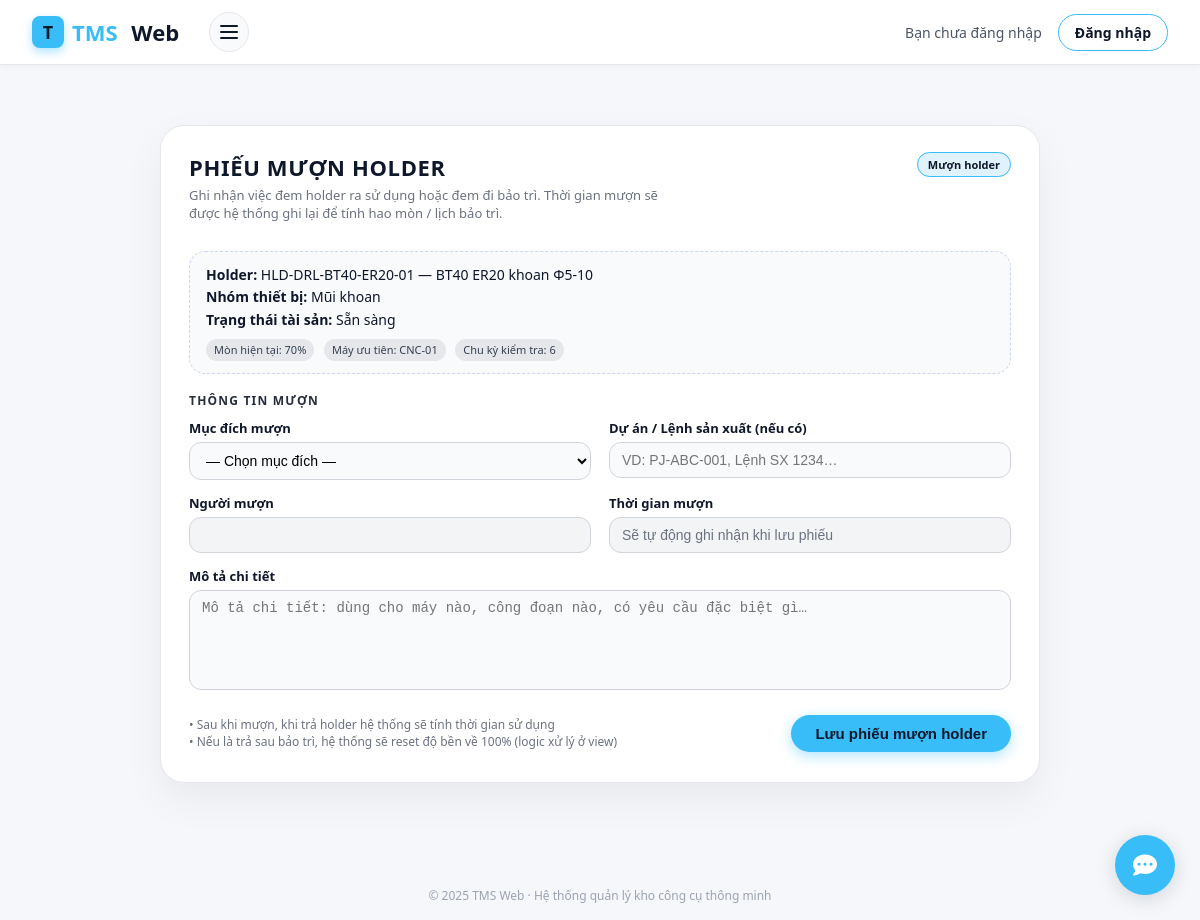
Screenshot of /holder-muontra/borrow/3/ with the database file from the repository.
### holder/models.py (models this page shows, shortened)
class Holder(models.Model):
    ten_thiet_bi = models.CharField(max_length=200)
    nhom_thiet_bi = models.CharField(max_length=100)
    ma_noi_bo = models.CharField(max_length=50, unique=True)
    ma_nha_sx = models.CharField(max_length=100)
    loai_holder = models.CharField(max_length=100, blank=True, null=True)
    so_serial = models.CharField(max_length=100, blank=True, null=True)
    rfid = models.CharField(
    max_length=32,
    unique=True,
    blank=True,
    null=True,
    db_index=True,
    validators=[
        RegexValidator(
            regex=r"^[0-9A-Fa-f]+$",
            message="RFID chỉ gồm ký tự HEX (0-9, A-F).",
        )
    ],
    help_text="Mã RFID của holder (UID tag), ví dụ: A1B2C3D4",
)
    nha_san_xuat = models.CharField(max_length=100, blank=True, null=True)
    nha_cung_cap = models.CharField(max_length=150, blank=True, null=True)
    nguoi_quan_ly = models.CharField(max_length=100, blank=True, null=True)
    TRANG_THAI_CHOICES = [
        ("san_sang", "Sẵn sàng"),
        ("dang_duoc_muon", "Đang được mượn"),
        ("dang_bao_tri", "Đang bảo trì"),
        ("ngung_su_dung", "Ngừng sử dụng"),
    ]
    trang_thai_tai_san = models.CharField(
        max_length=20,
        choices=TRANG_THAI_CHOICES,
        default="san_sang",
    )
    chuan_ga = models.CharField(max_length=50, blank=True, null=True)
    loai_kep = models.CharField(max_length=50, blank=True, null=True)
    chieu_dai_lam_viec = models.DecimalField(
        max_digits=6, decimal_places=2, blank=True, null=True
    )
    duong_kinh_kep_max = models.DecimalField(
        max_digits=6, decimal_places=2, blank=True, null=True
    )
    tu = models.CharField(max_length=50, blank=True, null=True)
    ngan = models.CharField(max_length=50, blank=True, null=True)
    may_uu_tien = models.CharField(max_length=200, blank=True, null=True)
    ngay_nhap_kho = models.DateField(blank=True, null=True)
    gia_tri_mua = models.BigIntegerField(blank=True, null=True)
    chu_ky_kiem_tra = models.CharField(max_length=100, blank=True, null=True)
    lan_kiem_tra_gan_nhat = models.DateField(blank=True, null=True)
    so_lan_ga_thao = models.IntegerField(blank=True, null=True)
    danh_gia_gan_nhat = models.TextField(blank=True, null=True)
    cv = models.DecimalField(  # Độ cứng vững
        max_digits=4, decimal_places=1, blank=True, null=True
    )
    dx = models.DecimalField(  # Độ chính xác gá kẹp
        max_digits=4, decimal_places=1, blank=True, null=True
    )
    mon = models.IntegerField(blank=True, null=True)  # % mòn
    tan_suat = models.IntegerField(blank=True, null=True)  # lần/tháng
    ld = models.DecimalField(  # chiều dài nhô dao
        max_digits=6, decimal_places=2, blank=True, null=True
    )
    ket_luan_fuzzy = models.TextField(blank=True, null=True)
    tool_khuyen_dung = models.ManyToManyField(
        'tool.tool',          # hoặc 'Tool' nếu cùng app
        blank=True,
        related_name='holders_khuyen_dung',
        help_text="Các tool tương thích & khuyên dùng với holder này"
    )
    ma_nhom_tuong_thich = models.CharField(
        max_length=50,
        blank=True,
        null=True,
        help_text="Nếu 2 holder có cùng mã này thì coi như tương thích / thay thế cho nhau"
    )
    created_at = models.DateTimeField(auto_now_add=True)

### holder_muontra/views.py (the view, shortened to what this page needs)
# urls.py: path("borrow/<int:holder_id>/", views.borrow_for_holder, name="borrow_for_holder"),
def borrow_for_holder(request, holder_id):
    holder = get_object_or_404(Holder, pk=holder_id)
    if holder.trang_thai_tai_san != HOLDER_FREE:
        messages.error(
            request,
            f"Holder hiện đang ở trạng thái: {holder.get_trang_thai_tai_san_display()}, không thể mượn."
        )
        return redirect("holder_muontra:history_holder")
    if HolderHistory.objects.filter(holder=holder, trang_thai="DANG_MUON").exists():
        messages.error(request, "Holder này đã có phiếu mượn đang mở.")
        return redirect("holder_muontra:history_holder")
    return render(request, "holder_borrow.html", {
        "holder": holder,
        "MUC_DICH_CHOICES": HolderHistory.MUC_DICH_CHOICES,
    })

### templates/holder_borrow.html (shortened to what this page needs)
{% extends "base.html" %}
{% block content %}
<div class="holder-borrow-page">
  <div class="hb-card">
    <div class="hb-header">
      <div>
        <div class="hb-title">Phiếu mượn holder</div>
        <p class="hb-sub">
          Ghi nhận việc đem holder ra sử dụng hoặc đem đi bảo trì.
          Thời gian mượn sẽ được hệ thống ghi lại để tính hao mòn / lịch bảo trì.
        </p>
      </div>
      <div>
        <span class="hb-badge">Mượn holder</span>
      </div>
    </div>
    <div class="hb-info-box">
      <div class="hb-info-line">
        <strong>Holder:</strong>
        {{ holder.ma_noi_bo }} — {{ holder.ten_thiet_bi }}
      </div>
      <div class="hb-info-line">
        <strong>Nhóm thiết bị:</strong>
        {{ holder.nhom_thiet_bi|default:"(chưa khai báo)" }}
      </div>
      <div class="hb-info-line">
        <strong>Trạng thái tài sản:</strong>
        {{ holder.get_trang_thai_tai_san_display|default:"(chưa thiết lập)" }}
      </div>
      <div class="hb-info-line" style="margin-top:4px;">
        {% if holder.mon is not None %}
          <span class="hb-info-tag">Mòn hiện tại: {{ holder.mon }}%</span>
        {% endif %}
        {% if holder.may_uu_tien %}
          <span class="hb-info-tag">Máy ưu tiên: {{ holder.may_uu_tien }}</span>
        {% endif %}
        {% if holder.chu_ky_kiem_tra %}
          <span class="hb-info-tag">Chu kỳ kiểm tra: {{ holder.chu_ky_kiem_tra }}</span>
        {% endif %}
      </div>
    </div>
    <form method="post">
      <div class="hb-section-title">Thông tin mượn</div>
      <div class="hb-grid">
        <div class="hb-row">
          <label class="hb-label">Mục đích mượn</label>
          <select name="muc_dich" class="hb-select" required>
            <option value="">— Chọn mục đích —</option>
          </select>
        </div>
        <div class="hb-row">
          <label class="hb-label">Dự án / Lệnh sản xuất (nếu có)</label>
          <input
            type="text"
            name="du_an"
            class="hb-input"
            placeholder="VD: PJ-ABC-001, Lệnh SX 1234…"
          >
        </div>
        <div class="hb-row">
          <label class="hb-label">Người mượn</label>
          <input
            type="text"
            class="hb-input"
            value="{{ request.user.get_full_name|default:request.user.username }}"
            readonly
          >
        </div>
        <div class="hb-row">
          <label class="hb-label">Thời gian mượn</label>
          <input
            type="text"
            class="hb-input"
            value="Sẽ tự động ghi nhận khi lưu phiếu"
            readonly
          >
        </div>
        <div class="hb-row hb-row-full">
          <label class="hb-label">Mô tả chi tiết</label>
          <textarea
            name="mo_ta"
            class="hb-textarea"
            placeholder="Mô tả chi tiết: dùng cho máy nào, công đoạn nào, có yêu cầu đặc biệt gì…"
          ></textarea>
        </div>
      </div>
      <div class="hb-footer">
        <div class="hb-note">
          • Sau khi mượn, khi trả holder hệ thống sẽ tính thời gian sử dụng<br>
          • Nếu là trả sau bảo trì, hệ thống sẽ reset độ bền về 100% (logic xử lý ở view)
        </div>
        <button type="submit" class="hb-submit">
          Lưu phiếu mượn holder
        </button>
      </div>
    </form>
  </div>
</div>
{% endblock %}

### templates/base.html (style rules this page uses)
:root { --blue-tech: #38bdf8; --blue-strong: #0f172a; --blue-soft: #e0f2fe; }
* { box-sizing: border-box; }
body { margin: 0; font-family: "Segoe UI", sans-serif; background: #ffffff; color: #0f172a; }

### templates/holder_borrow.html (style rules this page uses)
.holder-borrow-page { max-width: 880px; margin: 0 auto; padding: 20px 0 40px; }
.hb-card { background: #ffffff; border-radius: 24px; padding: 26px 28px 30px; border: 1px solid #e5e7eb; box-shadow: 0 16px 40px rgba(15, 23, 42, 0.06); }
.hb-header { display: flex; justify-content: space-between; align-items: flex-start; gap: 12px; margin-bottom: 16px; }
.hb-title { font-size: 22px; font-weight: 700; color: var(--blue-strong); text-transform: uppercase; letter-spacing: 0.03em; }
.hb-sub { font-size: 13px; color: #6b7280; margin-top: 4px; max-width: 500px; }
.hb-badge { font-size: 11px; padding: 4px 10px; border-radius: 999px; background: var(--blue-soft); color: var(--blue-strong); font-weight: 600; white-space: nowrap; border: 1px solid var(--blue-tech); }
.hb-info-box { background: #f9fafb; border-radius: 16px; padding: 12px 16px; margin-bottom: 18px; font-size: 14px; line-height: 1.6; border: 1px dashed #cbd5f5; }
.hb-info-line strong { color: var(--blue-strong); }
.hb-info-tag { display: inline-block; font-size: 11px; padding: 2px 8px; border-radius: 999px; background: #e5e7eb; color: #374151; margin-right: 6px; margin-top: 4px; }
.hb-section-title { font-size: 12px; font-weight: 700; color: var(--blue-strong); text-transform: uppercase; letter-spacing: 0.10em; margin: 18px 0 10px; opacity: 0.9; }
.hb-grid { display: grid; grid-template-columns: repeat(2, minmax(0, 1fr)); gap: 14px 18px; }
.hb-row { margin-bottom: 0; }
.hb-row-full { grid-column: 1 / -1; }
.hb-label { display: block; font-size: 13px; margin-bottom: 5px; font-weight: 600; color: var(--blue-strong); }
.hb-input, .hb-select, .hb-textarea { width: 100%; padding: 9px 12px; font-size: 14px; border-radius: 12px; border: 1px solid #d1d5db; background: #f9fafb; outline: none; transition: border-color 0.15s, background 0.15s, box-shadow 0.15s; }
.hb-input[readonly] { background: #f3f4f6; color: #6b7280; cursor: not-allowed; }
.hb-textarea { height: 100px; resize: none; }
.hb-footer { margin-top: 20px; display: flex; justify-content: space-between; align-items: center; gap: 12px; flex-wrap: wrap; }
.hb-note { font-size: 12px; color: #6b7280; }
.hb-submit { padding: 10px 24px; border-radius: 999px; font-size: 15px; font-weight: 700; border: none; cursor: pointer; background: var(--blue-tech); color: #0f172a; transition: 0.22s; box-shadow: 0 4px 14px rgba(56, 189, 248, 0.4); }

### templates/chatbot.html (style rules this page uses)
:root { --primary-color: #4361ee; --blue-tech: #38bdf8; --blue-strong: #0f172a; --primary-dark: #3a56d4; --bg-color: #f5f7fa; --text-color: #2b2d42; --white: #ffffff; --light-gray: #e9ecef; --shadow: 0 4px 20px rgba(0, 0, 0, 0.15); --border-radius: 16px; }
body { font-family: 'Segoe UI', system-ui, -apple-system, sans-serif; background: var(--bg-color); margin: 0; }

### rows the page displays
Holder: ma_noi_bo "HLD-DRL-BT40-ER20-01", ten_thiet_bi "BT40 ER20 khoan Φ5-10", nhom_thiet_bi "Mũi khoan", trang_thai_tai_san "Sẵn sàng", mon "70", may_uu_tien "CNC-01", chu_ky_kiem_tra "6"
